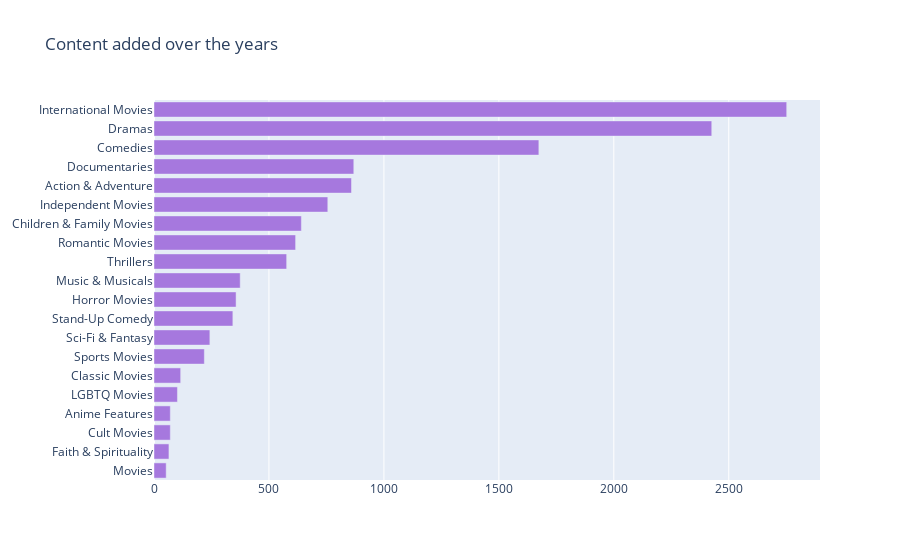

The code cell stored with this chart in its notebook:
### Code cell
# What are the top Categories?
from collections import Counter
col = "listed_in"
categories = ", ".join(d2['listed_in']).split(", ")
counter_list = Counter(categories).most_common(50)
labels = [_[0] for _ in counter_list][::-1]
values = [_[1] for _ in counter_list][::-1]
trace1 = go.Bar(y=labels, x=values, orientation="h", name="TV Shows", marker=dict(color="#a678de"))

data = [trace1]
layout = go.Layout(title="Content added over the years", legend=dict(x=0.1, y=1.1, orientation="h"))
content_added = go.Figure(data, layout=layout)
content_added.show()

### Figure 1 — Plotly figure (JSON) as saved in the notebook; plotly's stock layout.template omitted (floating-point values rounded to 4 significant figures)
{"data": [{"marker": {"color": "#a678de"}, "name": "TV Shows", "orientation": "h", "type": "bar", "x": [53, 65, 71, 71, 102, 116, 219, 243, 343, 357, 375, 577, 616, 641, 756, 859, 869, 1674, 2426, 2752], "y": ["Movies", "Faith & Spirituality", "Cult Movies", "Anime Features", "LGBTQ Movies", "Classic Movies", "Sports Movies", "Sci-Fi & Fantasy", "Stand-Up Comedy", "Horror Movies", "Music & Musicals", "Thrillers", "Romantic Movies", "Children & Family Movies", "Independent Movies", "Action & Adventure", "Documentaries", "Comedies", "Dramas", "International Movies"]}], "layout": {"legend": {"orientation": "h", "x": 0.1, "y": 1.1}, "title": {"text": "Content added over the years"}}}
